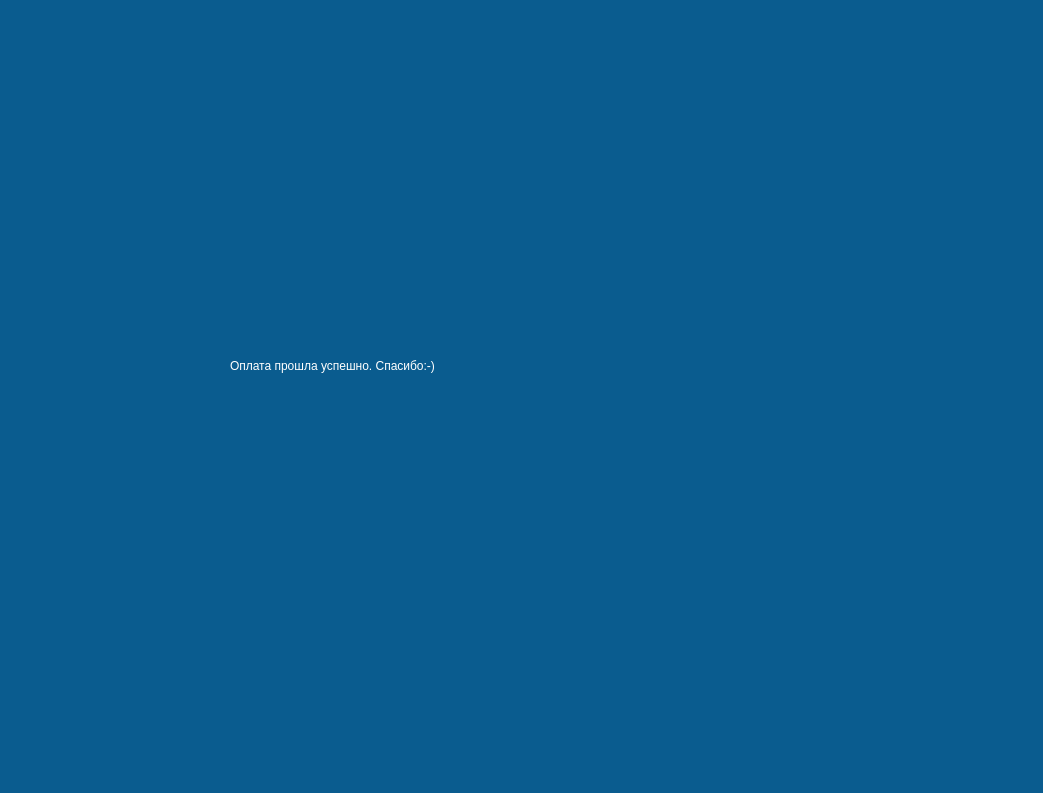
<?xml version="1.0" encoding="UTF-8"?>
<ui version="4.0">
 <class>Form</class>
 <widget class="QWidget" name="Form">
  <property name="geometry">
   <rect>
    <x>0</x>
    <y>0</y>
    <width>1043</width>
    <height>793</height>
   </rect>
  </property>
  <property name="windowTitle">
   <string>Form</string>
  </property>
  <property name="styleSheet">
   <string notr="true">
background-color: rgb(10, 92, 143);</string>
  </property>
  <widget class="QLabel" name="label">
   <property name="geometry">
    <rect>
     <x>230</x>
     <y>260</y>
     <width>641</width>
     <height>211</height>
    </rect>
   </property>
   <property name="styleSheet">
    <string notr="true">font: 85 italic 30pt &quot;Times New Roman&quot;;
color: rgb(255, 255, 255);</string>
   </property>
   <property name="text">
    <string>Оплата прошла успешно. Спасибо:-)</string>
   </property>
  </widget>
 </widget>
 <resources/>
 <connections/>
</ui>
